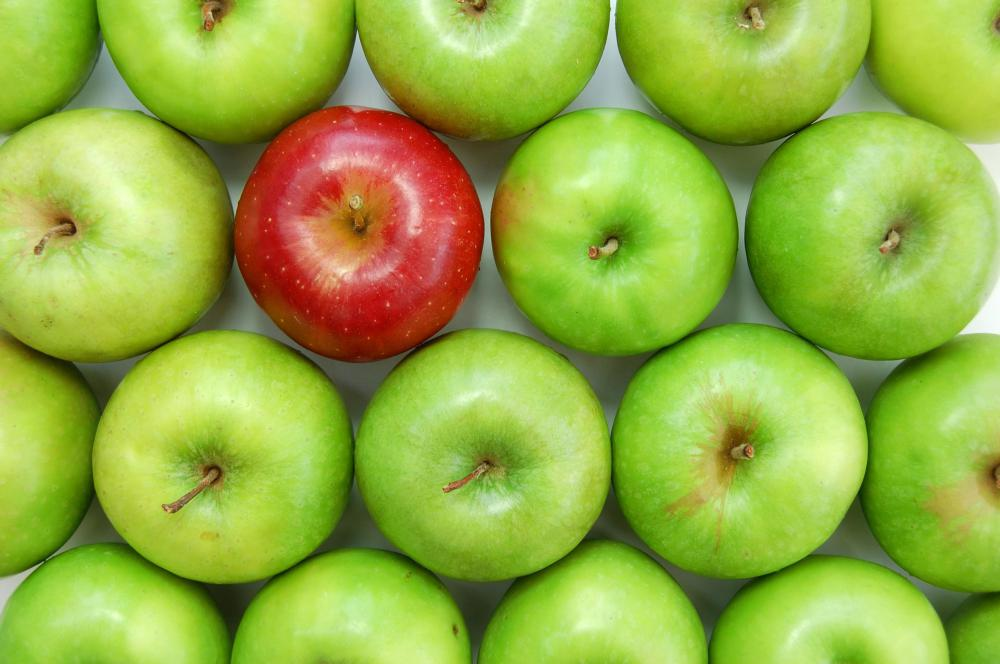
#> input picture Bimestre 5/Procesamiento de Imágenes/Semana 7/Tutorial-6/manzanas.jpeg, 1000 x 664 px
$ jupyter execute 'Tutorial 6.ipynb'
#> lines starting #> are read from the running program, lines starting #| are printed output that depends on the picture; after the words box and inside, x2 and y2 are one past the last pixel; in counts of white or black regions, pixels touching at a corner belong together
# Tutorial 6 - Procesamiento morfológico

En este tutorial veremos los siguientes conceptos:

- Filtros de Apertura y Cierre
- Perímetro (usando erosión)
- Gradiente morfológico
- Filtro Top-Hat

[cell 1]
import cv2
import numpy as np
import matplotlib.pyplot as plt

# Filtros morfológicos

## Recordatorio: Segmentación por color usando HSV

Reutilizaremos la segmención de manzanas visto en el Tutorial 3.

[cell 2]
apples_rgb = cv2.imread('manzanas.jpeg', cv2.IMREAD_COLOR)[:, :, ::-1]
plt.imshow(apples_rgb)

[cell 3]
apples_hsv = cv2.cvtColor(apples_rgb, cv2.COLOR_RGB2HSV)
#> apples_hsv: shape (664, 1000, 3); mean H, S, V 38.9, 169.5, 184

bin_mask = (apples_hsv[:, :, 0] < 20) | (apples_hsv[:, :, 0] > 160)
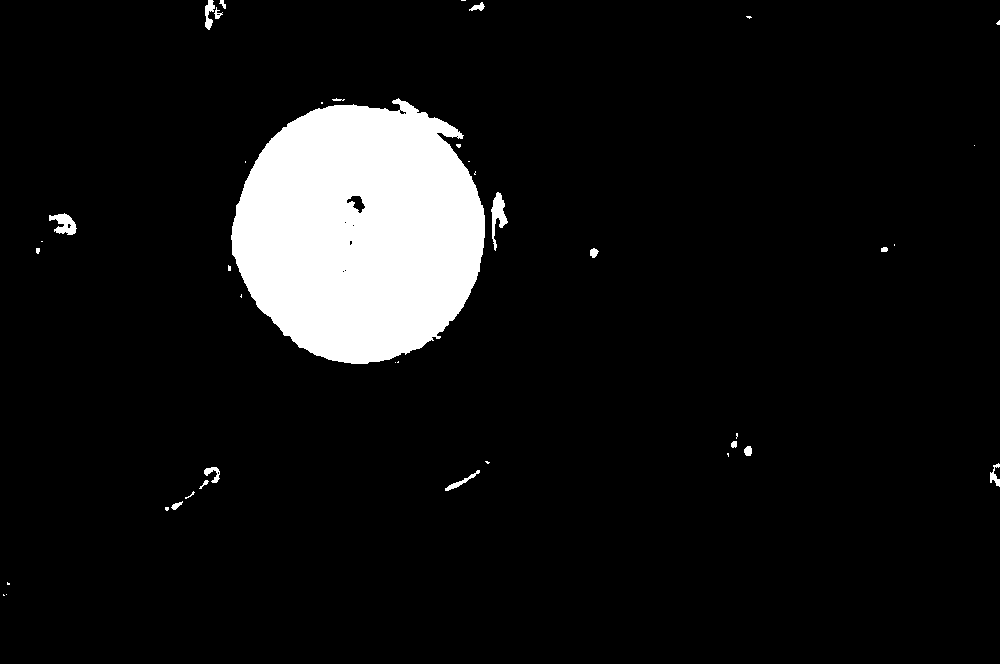
#> bin_mask: shape (664, 1000) bool; 8% white; 41 white regions (22 under 20 px), largest, box (x1, y1, x2, y2) and area: (231, 98, 485, 364) 51380, (491, 192, 508, 251) 427, (49, 213, 77, 235) 352
plt.figure(figsize=(10,10))
plt.imshow(bin_mask, cmap='gray')

## Apertura

Para eliminar los el ruido fuera de la forma de la manzana haremos una operación de apertura. La apertura consiste en realizar una erosión seguida de una dilatación. Veremos cómo realizar esto con OpenCV.

[cell 4]
kernel_size = (3,3)

# Usar OpenCV para crear un kernel
# cv2.MORPH_RECT -> Rectangulo
# cv2.MORPH_CROSS -> Cruz
kernel = cv2.getStructuringElement(cv2.MORPH_RECT, kernel_size)
kernel

[cell 5]
opening = cv2.morphologyEx(bin_mask*1., cv2.MORPH_OPEN, kernel)
#> opening: shape (664, 1000) float64; values 0 (black) and 1 (white), 8% white; 27 white regions (11 under 20 px), largest, box (x1, y1, x2, y2) and area: (231, 99, 485, 364) 51347, (491, 193, 507, 236) 387, (49, 214, 76, 235) 336

plt.title(f"Opening: {kernel_size}")
plt.imshow(opening, cmap='gray')
plt.show()

[cell 6]
kernel_sizes = [(3, 3), (5, 5), (7, 7), (9,9), (11, 11), (13,13), (15,15)]

for kernel_size in kernel_sizes:
    kernel = cv2.getStructuringElement(cv2.MORPH_RECT, kernel_size)
    opening = cv2.morphologyEx(bin_mask*1., cv2.MORPH_OPEN, kernel)
    plt.title(f"Opening: {kernel_size}")
    plt.imshow(opening, cmap='gray')
    plt.show()

## Cierre

Para rellenar la forma de la manzana, realizaremos una operación de cierre. El cierre consiste en realizar una dilatación seguida de una erosión. Veremos cómo realizar esto con OpenCV.

[cell 7]
kernel_size = (3,3)
kernel = cv2.getStructuringElement(cv2.MORPH_RECT, kernel_size)
#> kernel = [[1, 1, 1], [1, 1, 1], [1, 1, 1]]

# Se usa el mismo comando pero cambiando
# cv2.MORPH_OPEN -> cv2.MORPH_CLOSE
closing = cv2.morphologyEx(opening*1., cv2.MORPH_CLOSE, kernel)
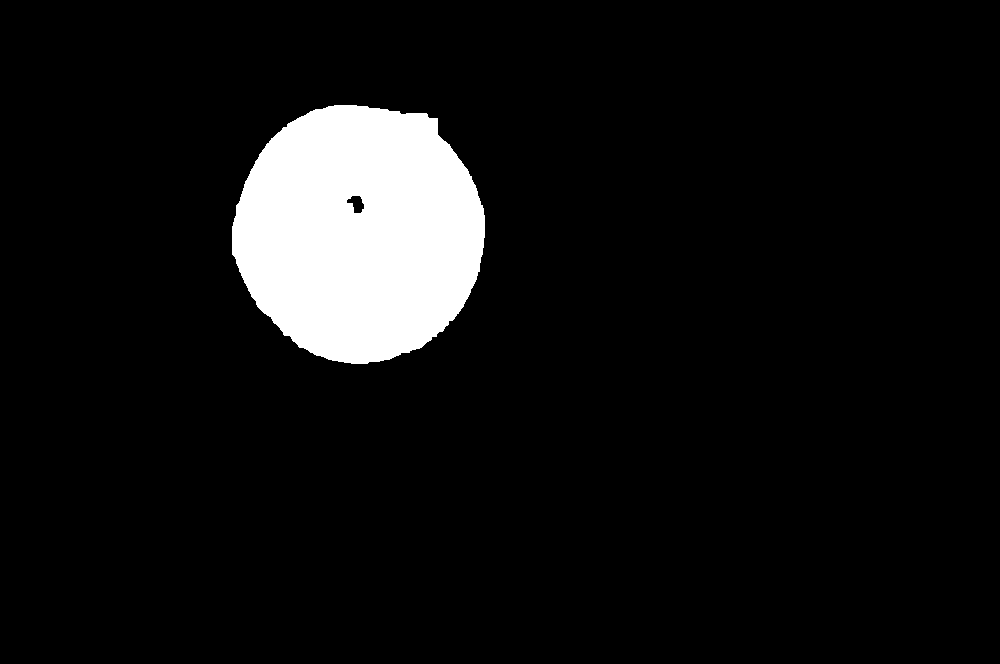
#> closing: shape (664, 1000) float64; values 0 (black) and 1 (white), 7.7% white; 1 white region, box (x1, y1, x2, y2) and area: (232, 105, 485, 364) 50860

plt.title(f"Closing: {kernel_size}")
plt.imshow(closing, cmap='gray')
plt.show()

[cell 8]
kernel_sizes = [(3, 3), (5, 5), (7, 7), (9,9), (11, 11), (13,13), (15,15)]

for kernel_size in kernel_sizes:
    kernel = cv2.getStructuringElement(cv2.MORPH_RECT, kernel_size)
    closing = cv2.morphologyEx(opening*1., cv2.MORPH_CLOSE, kernel)
    plt.title(f"Closing: {kernel_size}")
    plt.imshow(closing, cmap='gray')
    plt.show()
#> this loop made 7 passes
#> kernel on pass 1: [[1, 1, 1], [1, 1, 1], [1, 1, 1]]

[cell 9]
clean_mask = closing.copy()
#> clean_mask: shape (664, 1000) float64; values 0 (black) and 1 (white), 7.7% white; 1 white region, box (x1, y1, x2, y2) and area: (232, 105, 485, 364) 51046

original_mask_rgb = np.stack([bin_mask,bin_mask,bin_mask], axis=-1)
#> original_mask_rgb: shape (664, 1000, 3) bool; mean H, S, V 0.0803, 0.0803, 0.0803
original_masked_image = np.multiply(apples_rgb, original_mask_rgb)

clean_mask_bool = clean_mask.astype(bool)
clean_mask_rgb = np.stack([clean_mask_bool,clean_mask_bool,clean_mask_bool], axis=-1)
#> clean_mask_rgb: shape (664, 1000, 3) bool; mean H, S, V 0.0769, 0.0769, 0.0769
clean_masked_image = np.multiply(apples_rgb, clean_mask_rgb)

fig, axes = plt.subplots(nrows=3, ncols=2, figsize=(15, 15))
plt.subplot(3,1,1)
plt.title("Imagen Original")
plt.imshow(apples_rgb)

plt.subplot(3,2,3)
plt.title("Máscara Original")
plt.imshow(bin_mask, cmap='gray')

plt.subplot(3,2,4)
plt.title("Imagen con máscara original")
plt.imshow(original_masked_image)

plt.subplot(3,2,5)
plt.title("Máscara después de apertura y cierre")
plt.imshow(clean_mask, cmap='gray')

plt.subplot(3,2,6)
plt.title("Imagen con máscara limpia")
plt.imshow(clean_masked_image)

## Perímetro

Para encontrar el perímetro (es decir, los bordes) de un objeto debebos realizar una operación de erosión y restarle la imagen erosionada a la imagen original. Veremos cómo encontrar la

[cell 10]
kernel_size = (3,3)

# Usar OpenCV para crear un kernel
# cv2.MORPH_RECT -> Rectangulo
# cv2.MORPH_CROSS -> Cruz
kernel = cv2.getStructuringElement(cv2.MORPH_CROSS, kernel_size)
kernel

[cell 11]
eroded = cv2.morphologyEx(clean_mask, cv2.MORPH_ERODE, kernel)
#> eroded: shape (664, 1000) float64; values 0 (black) and 1 (white), 7.6% white; 1 white region, box (x1, y1, x2, y2) and area: (233, 106, 484, 363) 50282

plt.title(f"Erosion: {kernel_size}")
plt.imshow(eroded, cmap='gray')
plt.show()

[cell 12]
# Se usa el mismo comando pero cambiando
# cv2.MORPH_OPEN -> cv2.MORPH_CLOSE
perimeter = clean_mask - eroded
#> perimeter: shape (664, 1000) float64; values 0 (black) and 1 (white), 0.12% white in thin lines or dots, all inside (x1, y1, x2, y2) = (232, 105, 485, 364)

plt.figure(figsize=(10,10))
plt.title(f"Erosion: {kernel_size}")
plt.imshow(perimeter, cmap='gray')
plt.show()

[cell 13]
kernel_sizes = [(3, 3), (5, 5), (7, 7), (9,9), (11, 11), (13,13), (15,15)]

# loop over the kernels sizes
for kernel_size in kernel_sizes:
    kernel = cv2.getStructuringElement(cv2.MORPH_CROSS, kernel_size)
    eroded = cv2.morphologyEx(closing, cv2.MORPH_ERODE, kernel)
    perimeter = closing - eroded


    plt.title(f"Perimeter: {kernel_size}")
    plt.imshow(perimeter, cmap='gray')
    plt.show()

# Gradiente morfológico

Ahora veremos cómo calcular el gradiente morfológico en una imagen de escala de grises. Para esto se usan las mismas funciones que usamos en imágenes binarias.

[cell 14]
buildings = cv2.imread('buildings.jpeg', cv2.IMREAD_GRAYSCALE)
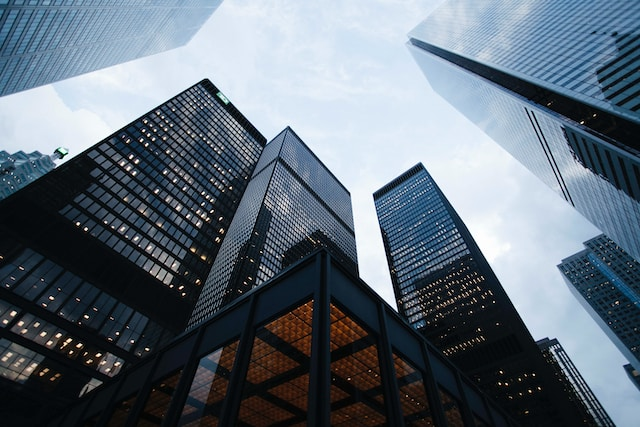
#> input picture Bimestre 5/Procesamiento de Imágenes/Semana 7/Tutorial-6/buildings.jpeg, 640 x 427 px
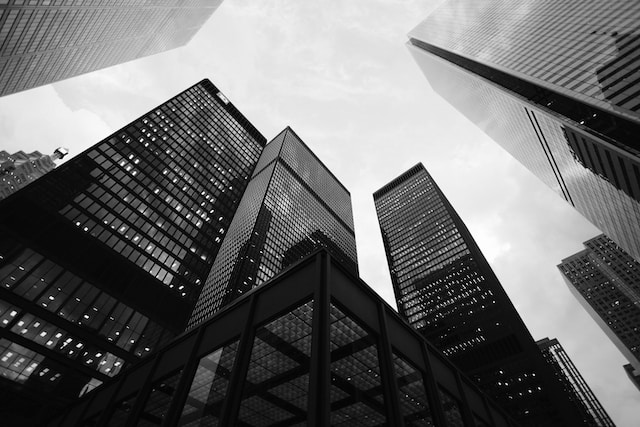
#> buildings: shape (427, 640); min 0, max 255, mean 106.5
plt.imshow(buildings, cmap='gray')

[cell 15]
kernel_size = (3,3)
kernel = cv2.getStructuringElement(cv2.MORPH_RECT, kernel_size)

gradient = cv2.morphologyEx(buildings, cv2.MORPH_GRADIENT, kernel)
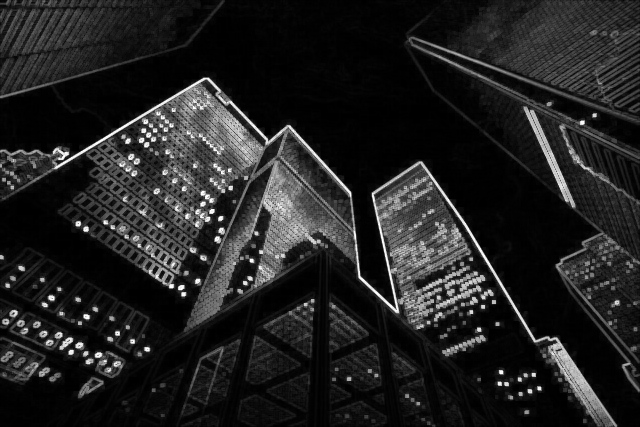
#> gradient: shape (427, 640); min 0, max 255, mean 33.8

plt.title(f"Closing: {kernel_size}")
plt.imshow(gradient, cmap='gray')
plt.show()

[cell 16]
kernel_sizes = [(3, 3), (5, 5), (7, 7)]

# loop over the kernels sizes
for kernel_size in kernel_sizes:
    kernel = cv2.getStructuringElement(cv2.MORPH_RECT, kernel_size)
    gradient = cv2.morphologyEx(buildings, cv2.MORPH_GRADIENT, kernel)
    plt.title(f"Gradiente morfológico: {kernel_size}")
    plt.imshow(gradient, cmap='gray')
    plt.show()
#> this loop made 3 passes

# Top hat

Finalmente veremos la implementación del filtro tophat para ver cómo corregir las imagenes que tienen una iluminación que no es homogénea.

Nuestro objetivo será segmentar las flores de la imagen usando un umbral

[cell 17]
flowers = cv2.imread('flowers.jpeg', cv2.IMREAD_GRAYSCALE)
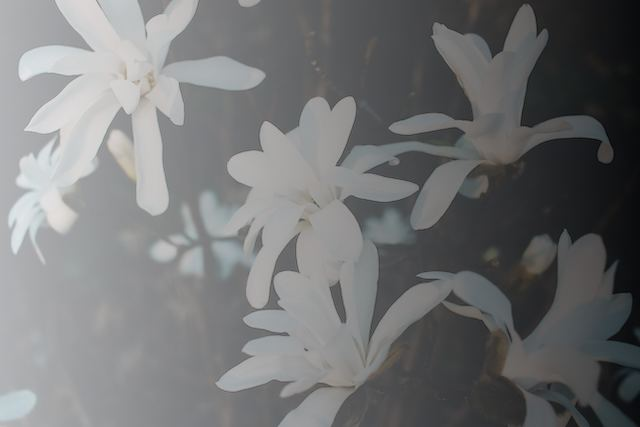
#> input picture Bimestre 5/Procesamiento de Imágenes/Semana 7/Tutorial-6/flowers.jpeg, 640 x 427 px
#> flowers: shape (427, 640); min 5, max 234, mean 116.1
plt.imshow(flowers, cmap='gray')

[cell 18]
plt.hist(flowers.ravel())
#> figure, not shown here; tallest bar 47673 high, from x = 142.4 to 165.3

[cell 19]
plt.imshow(flowers>100, cmap='gray')

[cell 20]
plt.imshow(flowers>150, cmap='gray')

Es dificil encontrar un buen umbral debido a la iluminación no homogénea.

[cell 21]
kernel_size = (3,3)
kernel = cv2.getStructuringElement(cv2.MORPH_RECT, kernel_size)

tophat = cv2.morphologyEx(flowers, cv2.MORPH_TOPHAT, kernel)
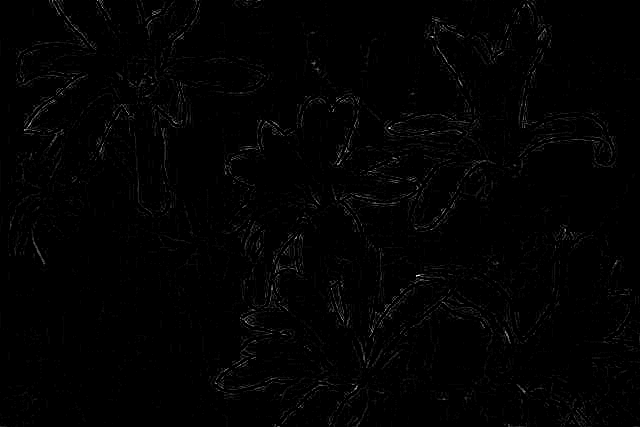
#> tophat: shape (427, 640); min 0, max 39, mean 0.4; drawn with min black and max white

plt.title(f"Top-hat: {kernel_size}")
plt.imshow(tophat, cmap='gray')
plt.show()

[cell 22]
kernel_sizes = [(3, 3), (10, 10), (20,20), (30,30), (50,50), (100,100), (150,150)]

# loop over the kernels sizes
for kernel_size in kernel_sizes:
    kernel = cv2.getStructuringElement(cv2.MORPH_RECT, kernel_size)
    tophat = cv2.morphologyEx(flowers, cv2.MORPH_TOPHAT, kernel)
    plt.title(f"Tophat: {kernel_size}")
    plt.imshow(tophat, cmap='gray')
    plt.show()

[cell 23]
plt.hist(tophat.ravel())
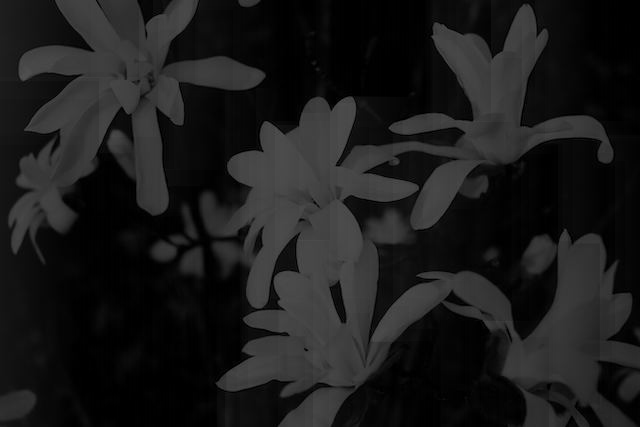
#> tophat: shape (427, 640); min 0, max 85, mean 26.8
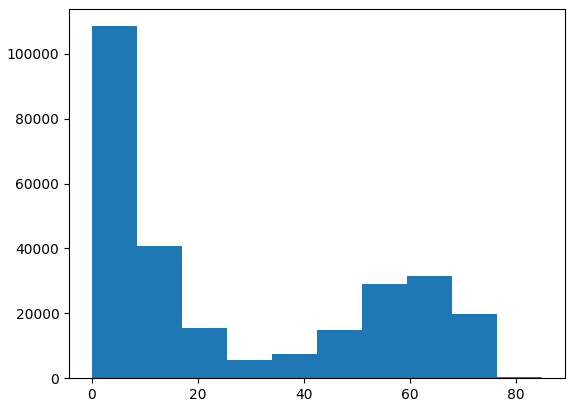
#> figure drawn by matplotlib, 1 panel; tallest bar 108532 high, from x = 0 to 8.5

[cell 24]
plt.imshow(tophat>40, cmap='gray')
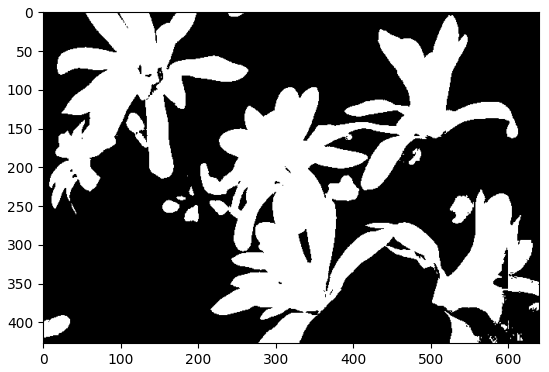
#> figure drawn by matplotlib, 1 panel
